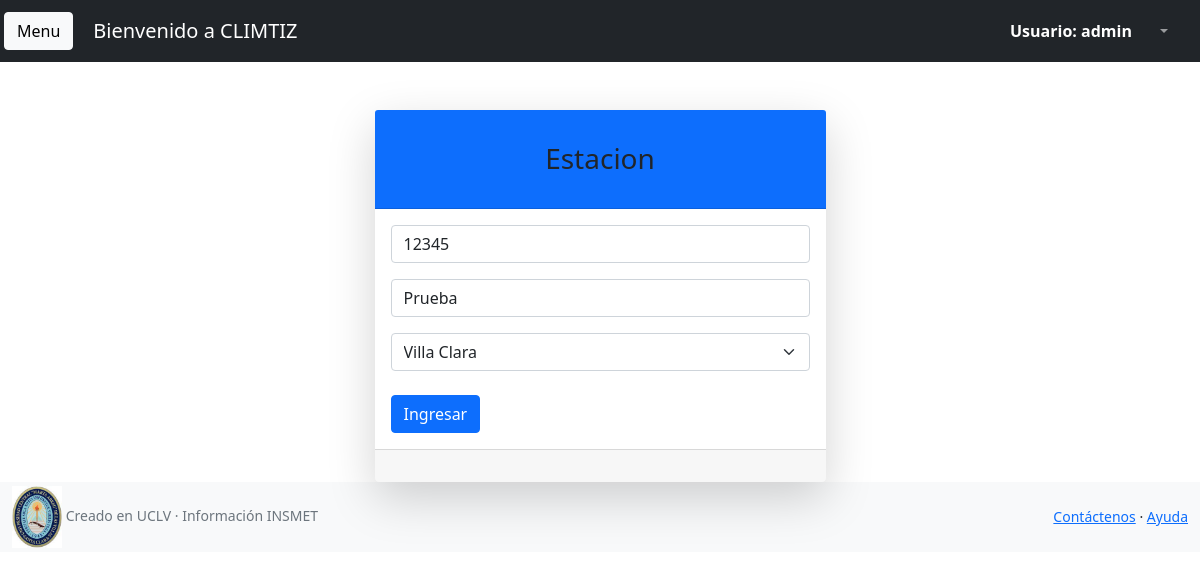
/estacion/editar_estacion/12345/ (signed in), run on an earlier commit of the app's database.
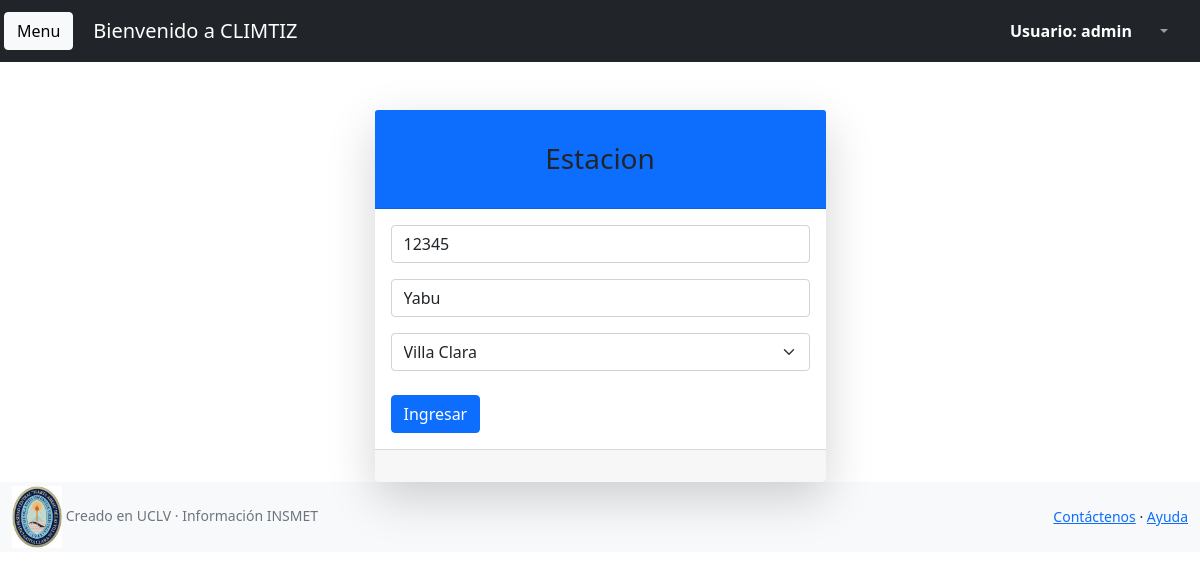
And on a later commit of the database.
### estacion/models.py (models this page shows, shortened)
class Estacion(models.Model):
    num_estacion = models.CharField(max_length=6, primary_key=True)
    nombre = models.CharField(max_length=50)
    provincia = models.CharField(max_length=30)

### estacion/views.py (the view)
# urls.py: path('editar_estacion/<pk>/',EstacionUpdate.as_view(),name="editar_estacion")
class EstacionUpdate(UserPassesTestMixin,UpdateView):
    model = Estacion
    form_class = EstacionForm
    template_name = 'estacion_crear.html'
    success_url = reverse_lazy('estacion:lista_estacion')
    def test_func(self):
        return self.request.user.is_authenticated and self.request.user.is_admin

### mensajes/processors.py (called while the page is built)
def ctx_dict(request):
    sol=None
    if request.user.is_authenticated:
        sol = len(Mensajes.objects.filter(recibido=False).filter(destinatario=request.user))
    ctx={'test':sol}
    print(sol)
    return ctx

### estacion/templates/estacion_crear.html (shortened to what this page needs)
{% extends 'index_admin.html' %}
{% load static %}
{% block content %}
<div class="container ">
    <div class="row justify-content-center">
        <div class="col-lg-5">
            <div class="card shadow-lg border-0 rounded-lg mt-5">
                <div class="card-header bg-primary"><h3 class="text-center font-weight-light my-4">Estacion</h3></div>
                <div class="card-body">
                    <form method="post">
                        <div class="mb-3">
                        {{form.num_estacion}}
                        </div>
                        <div class="mb-3">
                        {{form.nombre}}
                        </div>
                        <div class="mb-3">
                        {{form.provincia}}
                        </div>
                        <div class="d-flex align-items-center justify-content-between mt-4 mb-0">
                        <button class="btn btn-primary" type="submit">Ingresar</button>
                        </div>
                    </form>
                </div>
                <div class="card-footer text-center py-3">
                </div>
            </div>
        </div>
    </div>
</div>
{% endblock content %}

What changed in the data, as far as the page shows it:
changed Estacion "Villa Clara": nombre "Prueba" → "Yabu"
